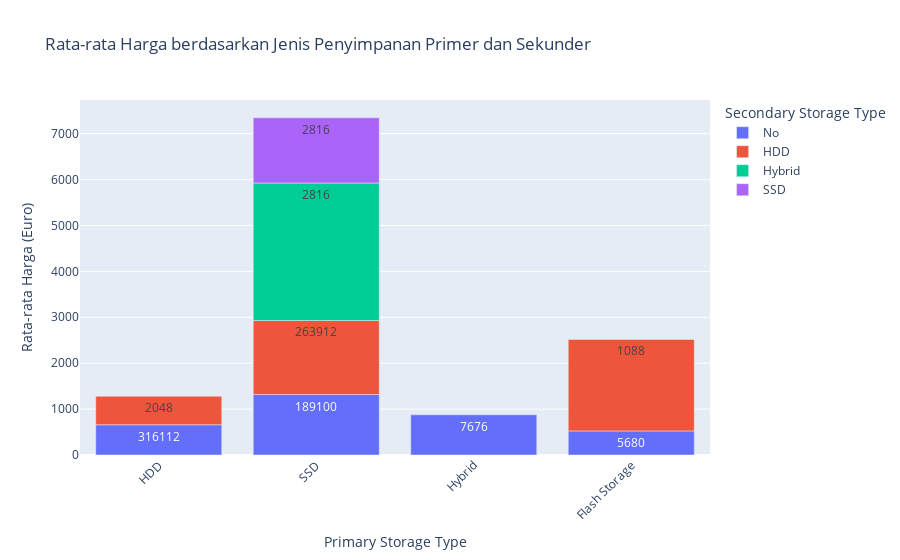

Notebook code for this chart:
### Code cell
# Visualisasi Rata-Rata Harga Berdasarkan PrimaryStorageType, SecondaryStorageType
fig = px.bar(df1_group,
             x='PrimaryStorageType',
             y='Average_Price',
             color='SecondaryStorageType',
             title='Rata-rata Harga berdasarkan Jenis Penyimpanan Primer dan Sekunder',
             labels={'Average_Price': 'Rata-rata Harga (Euro)',
                     'PrimaryStorageType': 'Primary Storage Type',
                     'SecondaryStorageType': 'Secondary Storage Type'},
             text='TotalStorage_Count')  # Menampilkan TotalStorage_Count sebagai teks

fig.update_layout(xaxis_tickangle=-45,
                  uniformtext_minsize=8,
                  uniformtext_mode='hide') # Mengatur ukuran dan mode tampilan teks
fig.show()

### Figure 1 — Plotly figure (JSON) as saved in the notebook; plotly's stock layout.template omitted (floating-point values rounded to 4 significant figures)
{"data": [{"hovertemplate": "Secondary Storage Type=No<br>Primary Storage Type=%{x}<br>Rata-rata Harga (Euro)=%{y}<br>TotalStorage_Count=%{text}<extra></extra>", "legendgroup": "No", "marker": {"color": "#636efa", "pattern": {"shape": ""}}, "name": "No", "orientation": "v", "showlegend": true, "text": [316100.0, 189100.0, 7676.0, 5680.0], "textposition": "auto", "type": "bar", "x": ["HDD", "SSD", "Hybrid", "Flash Storage"], "xaxis": "x", "y": [658.5, 1316.0, 875.9, 524.3], "yaxis": "y"}, {"hovertemplate": "Secondary Storage Type=HDD<br>Primary Storage Type=%{x}<br>Rata-rata Harga (Euro)=%{y}<br>TotalStorage_Count=%{text}<extra></extra>", "legendgroup": "HDD", "marker": {"color": "#EF553B", "pattern": {"shape": ""}}, "name": "HDD", "orientation": "v", "showlegend": true, "text": [263900.0, 2048.0, 1088.0], "textposition": "auto", "type": "bar", "x": ["SSD", "HDD", "Flash Storage"], "xaxis": "x", "y": [1613.0, 621.5, 1993.0], "yaxis": "y"}, {"hovertemplate": "Secondary Storage Type=Hybrid<br>Primary Storage Type=%{x}<br>Rata-rata Harga (Euro)=%{y}<br>TotalStorage_Count=%{text}<extra></extra>", "legendgroup": "Hybrid", "marker": {"color": "#00cc96", "pattern": {"shape": ""}}, "name": "Hybrid", "orientation": "v", "showlegend": true, "text": [2816.0], "textposition": "auto", "type": "bar", "x": ["SSD"], "xaxis": "x", "y": [2995.0], "yaxis": "y"}, {"hovertemplate": "Secondary Storage Type=SSD<br>Primary Storage Type=%{x}<br>Rata-rata Harga (Euro)=%{y}<br>TotalStorage_Count=%{text}<extra></extra>", "legendgroup": "SSD", "marker": {"color": "#ab63fa", "pattern": {"shape": ""}}, "name": "SSD", "orientation": "v", "showlegend": true, "text": [2816.0], "textposition": "auto", "type": "bar", "x": ["SSD"], "xaxis": "x", "y": [1421.0], "yaxis": "y"}], "layout": {"barmode": "relative", "legend": {"title": {"text": "Secondary Storage Type"}, "tracegroupgap": 0}, "title": {"text": "Rata-rata Harga berdasarkan Jenis Penyimpanan Primer dan Sekunder"}, "uniformtext": {"minsize": 8, "mode": "hide"}, "xaxis": {"anchor": "y", "domain": [0, 1], "tickangle": -45, "title": {"text": "Primary Storage Type"}}, "yaxis": {"anchor": "x", "domain": [0, 1], "title": {"text": "Rata-rata Harga (Euro)"}}}}
